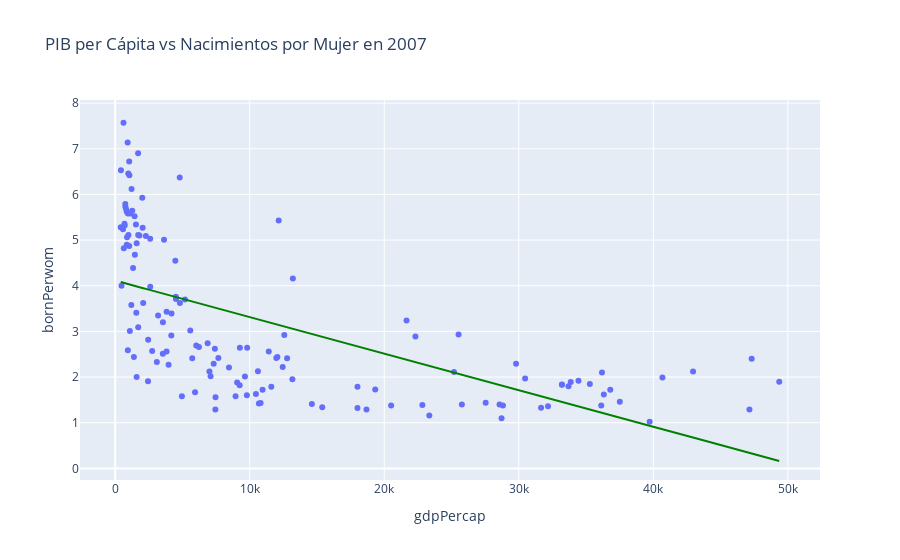

Here is the notebook cell this chart was saved with:
### Code cell
fig = px.scatter(df_scatter, x='gdpPercap', y='bornPerwom', title='PIB per Cápita vs Nacimientos por Mujer en 2007',
                 trendline='ols', trendline_color_override='green')

#ax = sns.regplot(x='gdpPercap', y='bornPerwom', data=df.loc[df['year'] == 2007], color='green', marker='o', scatter_kws={'s': 200})
#ax.set(xlabel='PIB per Cápita', ylabel='Nacimientos por Mujer')
#ax.set_title('Relación entre PIB per Cápita y nacimiento de mujeres en 2007')
fig.show()

### Figure 1 — Plotly figure (JSON) as saved in the notebook; plotly's stock layout.template omitted (floating-point values rounded to 4 significant figures; data arrays with more than 128 entries replaced by an {"elided": "..."} marker saying what was removed)
{"data": [{"hovertemplate": "gdpPercap=%{x}<br>bornPerwom=%{y}<extra></extra>", "legendgroup": "", "marker": {"color": "#636efa", "symbol": "circle"}, "mode": "markers", "name": "", "orientation": "v", "showlegend": false, "type": "scatter", "x": {"elided": "140 float values"}, "xaxis": "x", "y": {"elided": "140 float values"}, "yaxis": "y"}, {"hovertemplate": "<b>OLS trendline</b><br>bornPerwom = -8.00656e-05 * gdpPercap + 4.11371<br>R<sup>2</sup>=0.378942<br><br>gdpPercap=%{x}<br>bornPerwom=%{y} <b>(trend)</b><extra></extra>", "legendgroup": "", "line": {"color": "green"}, "marker": {"color": "#636efa", "symbol": "circle"}, "mode": "lines", "name": "", "showlegend": false, "type": "scatter", "x": {"elided": "140 float values"}, "xaxis": "x", "y": {"elided": "140 float values"}, "yaxis": "y"}], "layout": {"legend": {"tracegroupgap": 0}, "title": {"text": "PIB per Cápita vs Nacimientos por Mujer en 2007"}, "xaxis": {"anchor": "y", "domain": [0, 1], "title": {"text": "gdpPercap"}}, "yaxis": {"anchor": "x", "domain": [0, 1], "title": {"text": "bornPerwom"}}}}
